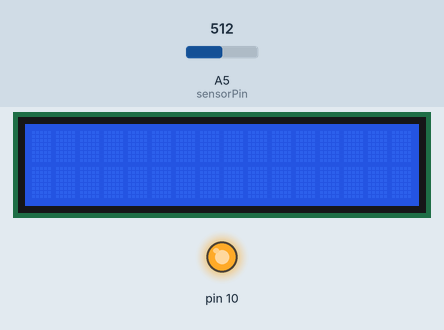
A sketch run on a simulated Arduino Uno, built with avr-gcc and run on an emulated ATmega328P. On the bench: 16×2 character LCD, output pins drawn as LEDs (lit = HIGH). The test bench sets the inputs (shaded band); at power-on: A5 (sensorPin) = 512. What the sketch prints to the serial monitor is not drawn.

Above: at 0.1 s.
At 6.2 s:
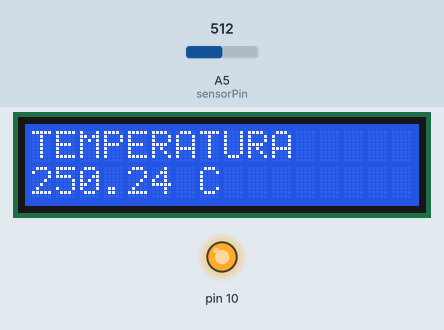
At 16.2 s:
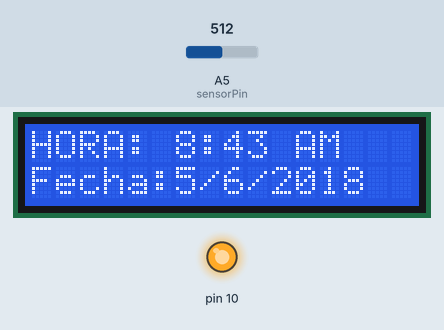

Measured:
- by itself, everything shown: repeats every 21.1 s, in 3 steps
- what the display in image 1 shows lasts 10.0 s, from 6.1 s to 16.1 s
- what the display in image 2 shows lasts 11.0 s, from 16.1 s to 27.1 s

The sketch:

Mensaje_Temperatura.ino
```cpp
#include <LiquidCrystal.h>


LiquidCrystal lcd(12, 11, 5, 4, 3 , 2);

int imprimir=0;
String Mensaje="";


const int sensorPin= A5;
int dia=12,mes=4,ano=2018;
int mit = 00, seg=2, hor=10;


void setup(){
pinMode(10,OUTPUT);
digitalWrite(10,HIGH);
lcd.begin(16, 2);

Serial.begin(9600);
}

void loop(){

int cuenta=0;
int caracteres=0;
while (Serial.available()>0){
Mensaje=Mensaje+Decimal_to_ASCII(Serial.read());
cuenta++;
}
caracteres=Mensaje.length();
if (caracteres>16){
  if (Mensaje!=""){
 lcd.clear();

  lcd.print(Mensaje.substring(0,16));
  lcd.setCursor(0,1);
    lcd.print(Mensaje.substring(16,caracteres));
}
}
else
{
if (Mensaje!=""){
 lcd.clear();
  lcd.print(Mensaje);
}
}
delay(1000);
Mensaje="";

delay(5000);
 lcd.clear();
        lcd.begin(16,2);
        lcd.setCursor(0,0);

        lcd.print("TEMPERATURA");
        int value = analogRead(sensorPin);

        float millivolts = (value / 1023.0) * 5000;

        float celsius = millivolts / 10;


        lcd.setCursor(0,1);

        Serial.print(celsius);

        Serial.println(" C");

        lcd.print(celsius);

        lcd.print(" C");
   delay(5000);


//lcd.print(fecha);


delay(5000);
    //Iniciamos el contador del segundos para que empiece a contar los segundos y inicie tambien el reloj
    seg++;
    if(seg > 59){
      mit++;
      seg=0;
    }
    if(mit > 59){
      hor++;
      mit=0;
    }
    if(hor == 23 && mit == 59 && seg == 59){
      dia++;
    }
    if(dia == 31 || mes == 1 || mes == 3 || mes == 5 || mes == 7 || mes == 8 || mes == 10 && hor == 23 && mit == 59 && seg == 59){
      mes++;
      dia=1;
    }else if(dia == 30 || mes == 4 || mes == 6 || mes == 9 && hor == 23 && mit == 59 && seg == 59){
      mes++;
      dia=1;
    }else if(dia == 28 && mes == 2 && hor == 23 && mit == 59 && seg == 59){
      mes++;
      dia=1;
    }
    if(dia == 31 && mes == 12 && hor == 23 && mit == 59 && seg == 59){
      ano++;
      mes=1;
    }
    //Limpiar el display
    lcd.clear();
    //Mostramos la información obtenida (temperatura y humedad) en el Monitor Serial

    //Situamos el cursor en la posicion 0 de la primera linea
    lcd.setCursor(0,0);
    lcd.print("HORA: ");

    if(hor < 10){
      lcd.print("0");
    }
    //lcd.print(hor);
    lcd.print(8);
    lcd.print(":");
    /*if(mit < 10){
      lcd.print("0");
    }
    lcd.print(mit);*/
    lcd.print(43);
    if(hor<12){
      lcd.print(" AM");
    }else{
      lcd.print(" PM");
    }
    dia=12;
    lcd.setCursor(0,1);
    lcd.print("Fecha:");
    //lcd.print(dia);
    lcd.print(05);
    lcd.print("/");
    lcd.print(06);
    //lcd.print(mes);
    lcd.print("/");
    lcd.print(2018);
    //lcd.print(ano);


   delay(5000);

}

char Decimal_to_ASCII(int entrada){
  char salida=' ';
  switch(entrada){
case 32:
salida=' ';
break;
case 33:
salida='!';
break;
case 34:
salida='"';
break;
case 35:
salida='#';
break;
case 36:
salida='$';
break;
case 37:
salida='%';
break;
case 38:
salida='&';
break;
case 39:
salida=' ';
break;
case 40:
salida='(';
break;
case 41:
salida=')';
break;
case 42:
salida='*';
break;
case 43:
salida='+';
break;
case 44:
salida=',';
break;
case 45:
salida='-';
break;
case 46:
salida='.';
break;
case 47:
salida='/';
break;
case 48:
salida='0';
break;
case 49:
salida='1';
break;
case 50:
salida='2';
break;
case 51:
salida='3';
break;
case 52:
salida='4';
break;
case 53:
salida='5';
break;
case 54:
salida='6';
break;
case 55:
salida='7';
break;
case 56:
salida='8';
break;
case 57:
salida='9';
break;
case 58:
salida=':';
break;
case 59:
salida=';';
break;
case 60:
salida='<';
break;
case 61:
salida='=';
break;
case 62:
salida='>';
break;
case 63:
salida='?';
break;
case 64:
salida='@';
break;
case 65:
salida='A';
break;
case 66:
salida='B';
break;
case 67:
salida='C';
break;
case 68:
salida='D';
break;
case 69:
salida='E';
break;
case 70:
salida='F';
break;
case 71:
salida='G';
break;
case 72:
salida='H';
break;
case 73:
salida='I';
break;
case 74:
salida='J';
break;
case 75:
salida='K';
break;
case 76:
salida='L';
break;
case 77:
salida='M';
break;
case 78:
salida='N';
break;
case 79:
salida='O';
break;
case 80:
salida='P';
break;
case 81:
salida='Q';
break;
case 82:
salida='R';
break;
case 83:
salida='S';
break;
case 84:
salida='T';
break;
case 85:
salida='U';
break;
case 86:
salida='V';
break;
case 87:
salida='W';
break;
case 88:
salida='X';
break;
case 89:
salida='Y';
break;
case 90:
salida='Z';
break;
case 91:
salida='[';
break;
case 92:
salida=' ';
break;
case 93:
salida=']';
break;
case 94:
salida='^';
break;
case 95:
salida='_';
break;
case 96:
salida='`';
break;
case 97:
salida='a';
break;
case 98:
salida='b';
break;
case 99:
salida='c';
break;
case 100:
salida='d';
break;
case 101:
salida='e';
break;
case 102:
salida='f';
break;
case 103:
salida='g';
break;
case 104:
salida='h';
break;
case 105:
salida='i';
break;
case 106:
salida='j';
break;
case 107:
salida='k';
break;
case 108:
salida='l';
break;
case 109:
salida='m';
break;
case 110:
salida='n';
break;
case 111:
salida='o';
break;
case 112:
salida='p';
break;
case 113:
salida='q';
break;
case 114:
salida='r';
break;
case 115:
salida='s';
break;
case 116:
salida='t';
break;
case 117:
salida='u';
break;
case 118:
salida='v';
break;
case 119:
salida='w';
break;
case 120:
salida='x';
break;
case 121:
salida='y';
break;
case 122:
salida='z';
break;
case 123:
salida='{';
break;
case 124:
salida='|';
break;
case 125:
salida='}';
break;
case 126:
salida='~';
break;


  }
  return salida;
}
```
